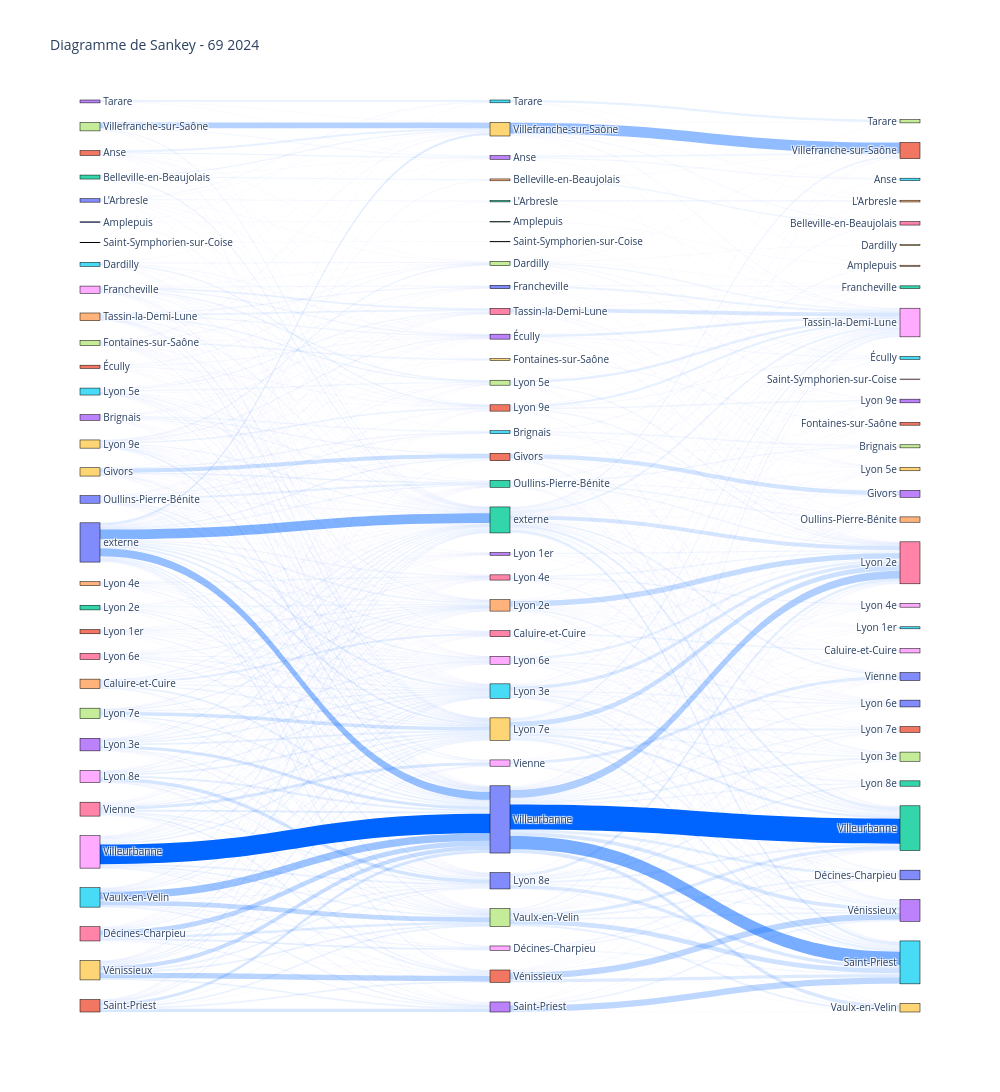

The notebook cell saved with this chart:
### Code cell
# --------------------------------------------
# Création de diagrammes Sankey
# Objectif : visualiser les flux de patients entre communes, prescripteurs et officines.
# --------------------------------------------

import plotly.graph_objects as go      # Pour construire le diagramme de Sankey
from ipywidgets import widgets         # (optionnel ici, utile si interaction Jupyter prévue)
import pandas as pd                    # Pour manipuler les données Excel
import numpy as np                     # Pour des calculs numériques si besoin
from collections import defaultdict    # Pour gérer les dictionnaires à valeurs par défaut

# -------------------------------------------- Chargement des données de sectorisation --------------------------------------------

File_name = "[nom_du_fichier].xlsx"

# Lecture du fichier Excel contenant les correspondances communes-secteurs
# - sheet_name : nom de la feuille à lire
# - usecols : colonnes pertinentes
# - dtype : forcer certaines colonnes en texte pour éviter les erreurs de type
diag = pd.read_excel(File_name, sheet_name="[nom_de_la_feuille]", header=0, usecols="[colonnes]", nrows=["nombre_de_lignes"], dtype={1: str})

# Dictionnaire : {nom_commune: [secteur, code_postal]}
sectorisation_communes_rhone = defaultdict()

for row in diag.itertuples(index=False):
    # row[1] = commune, row[3] = secteur, row[0] = code postal (par exemple)
    sectorisation_communes_rhone[row[1]] = [row[3], row[0]]

# -------------------------------------------- Préparation de la liste des secteurs --------------------------------------------

# On crée un ensemble des secteurs distincts
set_secteurs = {a for _, [a, _] in sectorisation_communes_rhone.items()}
set_secteurs.add("externe")  # pour les communes non reconnues
set_secteurs = sorted(list(set_secteurs))  # tri alphabétique pour un affichage stable

# -------------------------------------------- Lecture des données de flux patients --------------------------------------------

nom_feuille = "[nom_de_la_feuille]"

Fichier_trajets = pd.read_excel(File_name, sheet_name=nom_feuille, header=0, usecols="[colonnes]", nrows=["nombre_de_lignes"], dtype={5: str, 6: str, 7: str, 8: int})

# Dictionnaires pour accumuler les flux entre étapes
Trajet_0_1 = defaultdict(int)  # patient → prescripteur
Trajet_1_2 = defaultdict(int)  # prescripteur → officine
ext = "externe"  # libellé par défaut si commune inconnue

# -------------------------------------------- Construction des flux entre secteurs --------------------------------------------

for row in Fichier_trajets.itertuples(index=False):
    com_pat, com_presc, com_off, effectif = row[5], row[6], row[7], row[8]

    # Étape 0 → 1 : patient → prescripteur
    secteur_0 = sectorisation_communes_rhone.get(com_pat, [ext])[0]
    secteur_1 = sectorisation_communes_rhone.get(com_presc, [ext])[0]
    Trajet_0_1[f"{secteur_0} {secteur_1}"] += effectif

    # Étape 1 → 2 : prescripteur → officine
    secteur_2 = sectorisation_communes_rhone.get(com_off, [ext])[0]
    Trajet_1_2[f"{secteur_1} {secteur_2}"] += effectif

# -------------------------------------------- Création de la liste complète des labels (3 répétitions pour 3 étapes) --------------------------------------------

def generer_liste_modifiee(liste_mots, repetitions=3):
    """
    Répète la liste de labels pour les différentes étapes du Sankey.
    Exemple : ['A', 'B'] → ['A', 'B', 'A', 'B', 'A', 'B']
    3 étapes donc 3 répétitions de tous les secteurs. Source intiale > cible intermétidaire = source intermédiaire > cible finale
    """
    nouvelle_liste = []
    for _ in range(repetitions):
        nouvelle_liste.extend(liste_mots)
    return nouvelle_liste

liste_originale = list(set_secteurs)
labels = generer_liste_modifiee(liste_originale)

# -------------------------------------------- Construction des liens du diagramme (source → target) --------------------------------------------

source, target, values = [], [], []

def extraire_paire_secteurs(cle):
    """
    Sépare proprement une clé 'SecteurA SecteurB'
    en prenant en compte les noms à plusieurs mots (Lyon, La, Le, Les...).
    """
    prefixes = ("Lyon ", "La ", "Le ", "Les ")
    if cle.startswith(prefixes):
        # On découpe à 2 espaces maximum pour garder les bons noms
        return [cle.split(" ", 2)[0] + " " + cle.split(" ", 2)[1], cle.split(" ", 2)[2]]
    else:
        return cle.split(" ", 1)

# Étape 0 → 1
for cle, effectif in Trajet_0_1.items():
    secteur_a, secteur_b = extraire_paire_secteurs(cle)
    source.append(set_secteurs.index(secteur_a))
    target.append(set_secteurs.index(secteur_b) + len(set_secteurs))
    values.append(effectif)

# Étape 1 → 2
for cle, effectif in Trajet_1_2.items():
    secteur_a, secteur_b = extraire_paire_secteurs(cle)
    source.append(set_secteurs.index(secteur_a) + len(set_secteurs))
    target.append(set_secteurs.index(secteur_b) + 2 * len(set_secteurs))
    values.append(effectif)

# -------------------------------------------- Création et affichage du diagramme Sankey --------------------------------------------

fig = go.Figure(data=[go.Sankey(
    node=dict(
        pad=30,               # espacement entre les noeuds
        thickness=20,         # épaisseur des noeuds
        line=dict(color="black", width=0.5),
        label=labels
    ),
    link=dict(
        source=source,
        target=target,
        value=values,
        # Dégradé de couleur selon l'intensité du flux
        color=[
            f"rgba(0,100,255,{v / max(values[:len(Trajet_0_1)]) if i < len(Trajet_0_1) else v / max(values[len(Trajet_0_1):]):.2f})"
            for i, v in enumerate(values)
        ]
    )
)])

# Spécification de certains aspects visuels du diagramme
fig.update_layout(
    title_text=f"Diagramme de Sankey - {nom_feuille}",
    font_size=10,               # police d'écriture
    width=1000,                 # épaisseur de la zone d'affichage
    height=1200                 # hauteur de la zone d'affichage
)
fig.show()                      # Affichage du diagramme dans la fenêtre de visualisation de l'environnement de développement intéractif

### Figure 1 — Plotly figure (JSON) as saved in the notebook; plotly's stock layout.template omitted (floating-point values rounded to 4 significant figures; data arrays with more than 128 entries replaced by an {"elided": "..."} marker saying what was removed)
{"data": [{"link": {"color": {"elided": "1876 str values"}, "source": {"elided": "1876 int values"}, "target": {"elided": "1876 int values"}, "value": {"elided": "1876 int values"}}, "node": {"label": ["Amplepuis", "Anse", "Belleville-en-Beaujolais", "Brignais", "Caluire-et-Cuire", "Dardilly", "Décines-Charpieu", "Fontaines-sur-Saône", "Francheville", "Givors", "L'Arbresle", "Lyon 1er", "Lyon 2e", "Lyon 3e", "Lyon 4e", "Lyon 5e", "Lyon 6e", "Lyon 7e", "Lyon 8e", "Lyon 9e", "Oullins-Pierre-Bénite", "Saint-Priest", "Saint-Symphorien-sur-Coise", "Tarare", "Tassin-la-Demi-Lune", "Vaulx-en-Velin", "Vienne", "Villefranche-sur-Saône", "Villeurbanne", "Vénissieux", "externe", "Écully", "Amplepuis", "Anse", "Belleville-en-Beaujolais", "Brignais", "Caluire-et-Cuire", "Dardilly", "Décines-Charpieu", "Fontaines-sur-Saône", "Francheville", "Givors", "L'Arbresle", "Lyon 1er", "Lyon 2e", "Lyon 3e", "Lyon 4e", "Lyon 5e", "Lyon 6e", "Lyon 7e", "Lyon 8e", "Lyon 9e", "Oullins-Pierre-Bénite", "Saint-Priest", "Saint-Symphorien-sur-Coise", "Tarare", "Tassin-la-Demi-Lune", "Vaulx-en-Velin", "Vienne", "Villefranche-sur-Saône", "Villeurbanne", "Vénissieux", "externe", "Écully", "Amplepuis", "Anse", "Belleville-en-Beaujolais", "Brignais", "Caluire-et-Cuire", "Dardilly", "Décines-Charpieu", "Fontaines-sur-Saône", "Francheville", "Givors", "L'Arbresle", "Lyon 1er", "Lyon 2e", "Lyon 3e", "Lyon 4e", "Lyon 5e", "Lyon 6e", "Lyon 7e", "Lyon 8e", "Lyon 9e", "Oullins-Pierre-Bénite", "Saint-Priest", "Saint-Symphorien-sur-Coise", "Tarare", "Tassin-la-Demi-Lune", "Vaulx-en-Velin", "Vienne", "Villefranche-sur-Saône", "Villeurbanne", "Vénissieux", "externe", "Écully"], "line": {"color": "black", "width": 0.5}, "pad": 30, "thickness": 20}, "type": "sankey"}], "layout": {"font": {"size": 10}, "height": 1200, "title": {"text": "Diagramme de Sankey - 69 2024"}, "width": 1000}}
